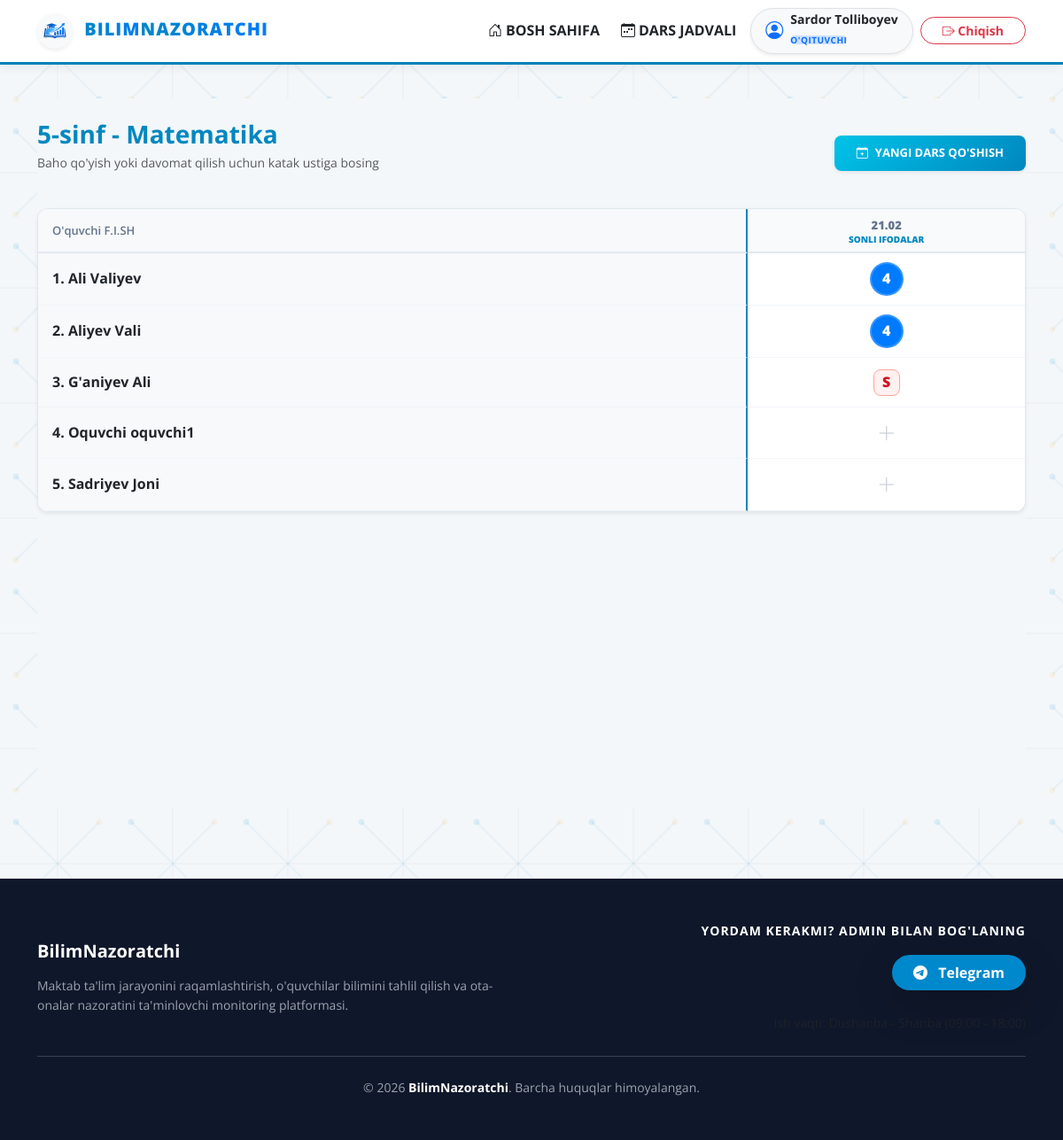
Before: /oqituvchi/jurnal/1/ (signed in) with the older database file.
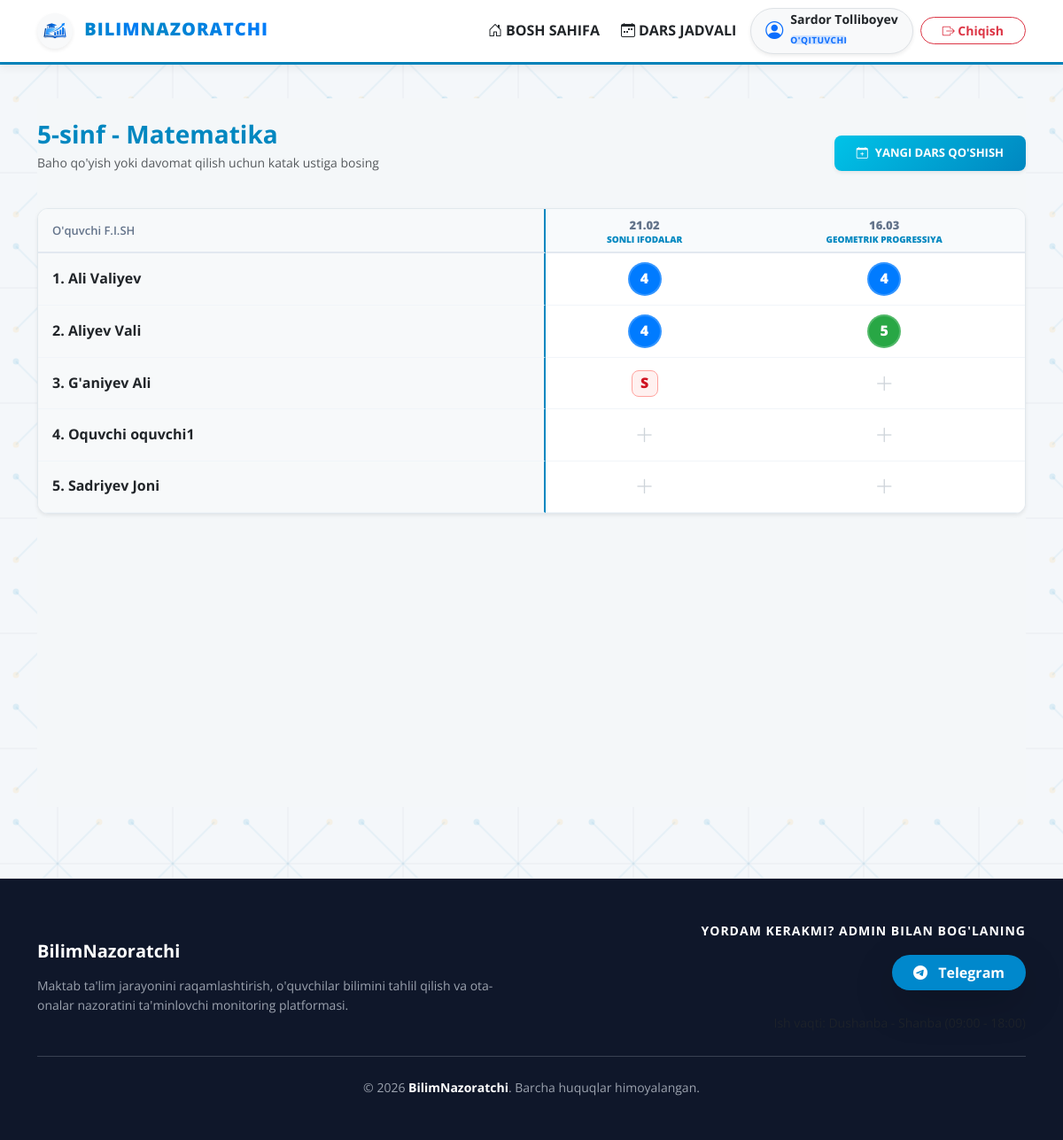
After: the same page with the newer database file.
### apps/hisoblar/models.py (models this page shows, shortened)
class Foydalanuvchi(AbstractUser):
    username = models.CharField(
        "Foydalanuvchi nomi (Login)",
        max_length=150,  # Django standarti bo'yicha 150 belgi
        unique=True,
        help_text="Majburiy. 150 tagacha belgi. Faqat harflar, raqamlar va @/./+/-/_ belgilari ruxsat etiladi.",
        validators=[UnicodeUsernameValidator()],
        error_messages={
            'unique': "Bunday foydalanuvchi nomi tizimda allaqachon mavjud. Iltimos, boshqa nom tanlang.",
        },
    )
    first_name = models.CharField("Ismi", max_length=150, blank=True)
    last_name = models.CharField("Familiyasi", max_length=150, blank=True)
    email = models.EmailField("Elektron pochta manzili", blank=True)
    is_active = models.BooleanField(
        "Faol",
        default=True,
        help_text="Foydalanuvchi faol bo'lsa, tizimdan foydalanishi mumkin. O'chirish o'rniga faolsizlantiring.",
    )
    is_staff = models.BooleanField(
        "Xodim holati",
        default=False,
        help_text="Belgilansa, foydalanuvchi admin (boshqaruv) paneliga kira oladi.",
    )
    is_superuser = models.BooleanField(
        "Super-admin holati",
        default=False,
        help_text="Belgilansa, foydalanuvchi barcha huquqlarga ega bo'ladi (alohida ruxsat berish shart emas).",
    )
    last_login = models.DateTimeField("Oxirgi kirish", blank=True, null=True)
    date_joined = models.DateTimeField("Ro'yxatdan o'tgan sana", default=timezone.now)
    ROL_TANLOVI = (
        ('admin', 'Administrator'),
        ('oqituvchi', "O'qituvchi"),
        ('oquvchi', "O'quvchi"),
        ('ota_ona', 'Ota-ona'),
    )
    rol = models.CharField(
        "Tizimdagi vazifasi",
        max_length=20,
        choices=ROL_TANLOVI,
        default='oquvchi',
        help_text="Foydalanuvchining saytdagi vakolatlarini belgilaydi."
    )
    telefon = models.CharField(
        "Telefon raqami",
        max_length=15,
        blank=True,
        null=True,
        help_text="Namuna: +998901234567"
    )
    telegram_id = models.CharField(
        "Telegram ID raqami",
        max_length=20,
        blank=True,
        null=True,
        help_text="Telegram bot orqali bildirishnomalar yuborish uchun kerak."
    )
    sinf = models.ForeignKey(
        'talim.Sinf',
        on_delete=models.SET_NULL,
        null=True,
        blank=True,
        related_name='sinfdagi_oquvchilar',
        verbose_name="Sinfi",
        help_text="O'quvchi qaysi sinfda o'qishini belgilang."
    )
    farzandi = models.ForeignKey(
        'self',
        on_delete=models.SET_NULL,
        null=True,
        blank=True,
        limit_choices_to={'rol': 'oquvchi'},  # Faqat o'quvchilarni tanlash imkoni
        related_name='ota_onasi',
        verbose_name="Biriktirilgan farzandi (O'quvchi)",
        help_text="Faqat ota-ona foydalanuvchisi uchun farzandini tanlang."
    )
    groups = models.ManyToManyField(
        "auth.Group",
        verbose_name="Guruhlar",
        blank=True,
        help_text="Foydalanuvchi biriktirilgan guruhlar ro'yxati.",
        related_name="user_set",
        related_query_name="user",
    )
    user_permissions = models.ManyToManyField(
        "auth.Permission",
        verbose_name="Foydalanuvchi huquqlari",
        blank=True,
        help_text="Ushbu foydalanuvchiga bevosita berilgan huquqlar.",
        related_name="user_set",
        related_query_name="user",
    )
    class Meta:
        db_table = 'foydalanuvchilar'  # Ma'lumotlar bazasidagi jadval nomi
        verbose_name = "Foydalanuvchi"
        verbose_name_plural = "Foydalanuvchilar"
        ordering = ['-date_joined']

### apps/talim/models.py (models this page shows, shortened)
class Taqsimot(models.Model):
    HAFTA_KUNLARI = (
        ("1", "Dushanba"),
        ("2", "Seshanba"),
        ("3", "Chorshanba"),
        ("4", "Payshanba"),
        ("5", "Juma"),
        ("6", "Shanba"),
    )
    oqituvchi = models.ForeignKey(
        settings.AUTH_USER_MODEL,
        on_delete=models.CASCADE,
        limit_choices_to={"rol": "oqituvchi"},
        related_name="biriktirilgan_darslari",
        verbose_name="Mas'ul o'qituvchi",
    )
    sinf = models.ForeignKey(
        Sinf,
        on_delete=models.CASCADE,
        related_name="dars_jadvali",
        verbose_name="Sinf",
    )
    fan = models.ForeignKey(Fan, on_delete=models.CASCADE, verbose_name="Fan")
    kun = models.CharField("Hafta kuni", max_length=1, choices=HAFTA_KUNLARI)
    soat = models.TimeField("Dars boshlanish vaqti")
    class Meta:
        db_table = "dars_taqsimotlari"
        verbose_name = "Dars taqsimoti"
        verbose_name_plural = "Darslar taqsimoti"
        unique_together = ("sinf", "kun", "soat")

class Sinf(models.Model):
    nomi = models.CharField("Sinf nomi", max_length=50, unique=True, help_text="Masalan: 9-A")
    SMENA_TANLOVI = (
        ("1", "1-smena (08:00-13:00)"),
        ("2", "2-smena (13:00-17:55)"),
    )
    smena = models.CharField(
        "Smena",
        max_length=1,
        choices=SMENA_TANLOVI,
        default="1",
        help_text="Sinf qaysi smenada o'qishini tanlang.",
    )
    class Meta:
        db_table = "sinflar"
        verbose_name = "Sinf"
        verbose_name_plural = "Sinflar"
        ordering = ["nomi"]

class Fan(models.Model):
    nomi = models.CharField("Fan nomi", max_length=100, unique=True)
    class Meta:
        db_table = "fanlar"
        verbose_name = "Fan"
        verbose_name_plural = "Fanlar"
        ordering = ["nomi"]

class Mavzu(models.Model):
    taqsimot = models.ForeignKey(
        Taqsimot,
        on_delete=models.CASCADE,
        related_name="mavzulari",
        verbose_name="Dars jadvali bandi",
    )
    mavzu_nomi = models.CharField("Dars mavzusi", max_length=255)
    uy_vazifasi = models.TextField("Uyga vazifa", blank=True, null=True)
    sana = models.DateField("Dars o'tilgan sana")
    class Meta:
        db_table = "dars_mavzulari"
        verbose_name = "Dars mavzusi"
        verbose_name_plural = "Dars mavzulari"
        unique_together = ("taqsimot", "sana")

class Baho(models.Model):
    oquvchi = models.ForeignKey(
        settings.AUTH_USER_MODEL,
        on_delete=models.CASCADE,
        related_name="baholari",
        limit_choices_to={"rol": "oquvchi"},
        verbose_name="O'quvchi",
    )
    mavzu = models.ForeignKey(
        Mavzu,
        on_delete=models.CASCADE,
        related_name="baholar_ruyxati",
        verbose_name="Dars mavzusi",
    )
    qiymati = models.PositiveSmallIntegerField(
        "Baho",
        validators=[MinValueValidator(1), MaxValueValidator(5)],
        help_text="1 dan 5 gacha bo'lgan raqam",
    )
    izoh = models.CharField("O'qituvchi fikri", max_length=255, blank=True, null=True)
    class Meta:
        db_table = "baholar"
        verbose_name = "Baho"
        verbose_name_plural = "Baholar"
        unique_together = ("oquvchi", "mavzu")

### apps/talim/views.py (the view, shortened to what this page needs)
# urls.py: path('oqituvchi/jurnal/<int:taqsimot_id>/', oqituvchi_jurnal_view, name='jurnal'),
@login_required
def oqituvchi_jurnal_view(request, taqsimot_id):
    foydalanuvchi = request.user
    if foydalanuvchi.rol != 'oqituvchi' and not foydalanuvchi.is_staff:
        return redirect('talim:bosh_sahifa')
    if foydalanuvchi.is_staff and foydalanuvchi.rol != 'oqituvchi':
        taqsimot = get_object_or_404(Taqsimot, id=taqsimot_id)
    else:
        taqsimot = get_object_or_404(Taqsimot, id=taqsimot_id, oqituvchi=foydalanuvchi)
    sinf_oquvchilari = Foydalanuvchi.objects.filter(sinf=taqsimot.sinf, rol='oquvchi').order_by('first_name')
    mavzular = Mavzu.objects.filter(taqsimot=taqsimot).order_by('sana')
    for oquvchi in sinf_oquvchilari:
        baho_lugati = {}
        for b in Baho.objects.filter(oquvchi=oquvchi, mavzu__taqsimot=taqsimot):
            baho_lugati[b.mavzu_id] = b
        oquvchi.tayyor_baholar = baho_lugati
        davomat_lugati = {}
        for d in Davomat.objects.filter(oquvchi=oquvchi, mavzu__taqsimot=taqsimot):
            davomat_lugati[d.mavzu_id] = d
        oquvchi.tayyor_davomat = davomat_lugati
    return render(request, 'oqituvchi/jurnal.html', {
        'taqsimot': taqsimot,
        'oquvchilar': sinf_oquvchilari,
        'mavzular': mavzular,
    })

### templates/oqituvchi/jurnal.html (shortened to what this page needs)
{% extends 'base.html' %}
{% load static %}
{% load custom_filters %}
{% block extra_css %}
    <link rel="stylesheet" href="{% static 'css/oqituvchi.css' %}?v=20260317">
{% endblock %}
{% block content %}
<div class="jurnal-page py-4">
    <div class="d-flex justify-content-between align-items-center mb-4">
        <div>
            <h3 class="fw-bold mb-1" style="color: var(--em-blue);">
                {{ taqsimot.sinf.nomi }} - {{ taqsimot.fan.nomi }}
            </h3>
            <p class="text-muted small">Baho qo'yish yoki davomat qilish uchun katak ustiga bosing</p>
        </div>
        <button class="btn btn-em-primary shadow-sm" data-bs-toggle="modal" data-bs-target="#yangiMavzuModal">
            <i class="bi bi-calendar-plus me-2"></i>Yangi dars qo'shish
        </button>
    </div>
    <div class="jurnal-card shadow-sm">
        <div class="table-responsive jurnal-table-wrap">
            <table class="table table-jurnal mb-0">
                <thead>
                    <tr>
                        <th class="sticky-col align-middle px-3">O'quvchi F.I.SH</th>
                        {% for mavzu in mavzular %}
                        <th class="mavzu-cell py-2">
                            <span>{{ mavzu.sana|date:"d.m" }}</span><br>
                            <small class="mavzu-title" title="{{ mavzu.mavzu_nomi }}">{{ mavzu.mavzu_nomi }}</small>
                        </th>
                        {% endfor %}
                    </tr>
                </thead>
                <tbody>
                    {% for oquvchi in oquvchilar %}
                    <tr>
                        <td class="sticky-col text-start ps-3 fw-bold text-dark" title="{{ oquvchi.get_full_name|default:oquvchi.username }}">
                            {{ forloop.counter }}. {{ oquvchi.get_full_name|default:oquvchi.username }}
                        </td>
                        {% for mavzu in mavzular %}
                        <td>
                            {% with baho=oquvchi.tayyor_baholar|get_item:mavzu.id davomat=oquvchi.tayyor_davomat|get_item:mavzu.id %}
                                {% if baho %}
                                    <div class="grade-badge grade-{{ baho.qiymati }}"
                                         data-bs-toggle="modal" data-bs-target="#bahoModal{{ oquvchi.id }}_{{ mavzu.id }}">
                                        {{ baho.qiymati }}
                                    </div>
                                {% elif davomat and not davomat.keldi %}
                                    <div class="attendance-absent"
                                         data-bs-toggle="modal" data-bs-target="#bahoModal{{ oquvchi.id }}_{{ mavzu.id }}">
                                        S
                                    </div>
                                {% else %}
                                    <button class="btn-add-grade" data-bs-toggle="modal" data-bs-target="#bahoModal{{ oquvchi.id }}_{{ mavzu.id }}">
                                        <i class="bi bi-plus-lg"></i>
                                    </button>
                                {% endif %}
                            {% endwith %}
                        </td>
                        {% endfor %}
                    </tr>
                    {% endfor %}
                </tbody>
            </table>
        </div>
    </div>
</div>
{% endblock %}

### templates/base.html (shortened to what this page needs)
{% load static %}
<!DOCTYPE html>
<html lang="uz">
<head>
    <link href="https://cdn.jsdelivr.net/npm/bootstrap@5.3.0/dist/css/bootstrap.min.css" rel="stylesheet">
    <link rel="stylesheet" href="https://cdn.jsdelivr.net/npm/bootstrap-icons@1.11.1/font/bootstrap-icons.css">
    <link rel="stylesheet" href="{% static 'css/style.css' %}?v=20260316">
    {% block extra_css %}{% endblock %}
</head>
<body class="d-flex flex-column min-vh-100">
    <header class="sticky-top">
        {% include 'include/navbar.html' %}
    </header>
    <main class="flex-grow-1">
        <div class="container mt-2 bn-page">
            {% block content %}{% endblock %}
        </div>
    </main>
    {% include 'include/footer.html' %}
</body>
</html>

### templates/include/navbar.html (shortened to what this page needs)
{% load static %}
<nav class="navbar navbar-expand-lg navbar-em shadow-sm">
  <div class="container">
    <a class="navbar-brand fw-bold text-dark bn-brand"
       href="{% if user.is_authenticated %}{% url 'talim:bosh_sahifa' %}{% else %}{% url 'talim:landing' %}{% endif %}">
      <img src="{% static 'img/logo.png' %}" alt="Logo" width="40" height="40"
           class="me-2 rounded-circle bg-light p-1 shadow-sm">
      <span class="bn-brand-a">BILIM</span><span class="bn-brand-b">NAZORATCHI</span>
    </a>
    <div class="collapse navbar-collapse" id="bilimNavbar">
      <ul class="navbar-nav ms-auto align-items-center gap-2">
        <li class="nav-item">
          <a class="nav-link text-dark fw-bold d-flex align-items-center" href="{% url 'talim:landing' %}">
            <i class="bi bi-house-door me-1"></i>
            BOSH SAHIFA
          </a>
        </li>
        {% if user.is_authenticated %}
          <li class="nav-item">
            <a class="nav-link text-dark fw-bold d-flex align-items-center" href="{% url 'talim:haftalik_dars_jadvali' %}">
              <i class="bi bi-calendar-week me-1"></i>
              DARS JADVALI
            </a>
          </li>
          <li class="nav-item">
            <div class="d-flex align-items-center bg-light px-3 py-1 rounded-pill border shadow-sm">
              <i class="bi bi-person-circle text-primary me-2 fs-5"></i>
              <div class="text-start">
                <span class="d-block fw-bold small text-dark bn-user-name">
                  {{ user.get_full_name|default:user.username }}
                </span>
                <span class="badge bg-primary-subtle text-primary p-0 small bn-role-badge">
                  {{ user.get_rol_display }}
                </span>
              </div>
            </div>
          </li>
          <li class="nav-item">
            <form action="{% url 'hisoblar:logout' %}" method="post" class="d-inline">
              <button type="submit" class="btn btn-sm btn-outline-danger px-4 rounded-pill fw-bold">
                <i class="bi bi-box-arrow-right"></i>
                Chiqish
              </button>
            </form>
          </li>
        {% else %}
          <li class="nav-item">
            <a class="btn btn-em-primary px-4 rounded-pill fw-bold shadow-sm" href="{% url 'hisoblar:login' %}">
              Kirish
            </a>
          </li>
        {% endif %}
      </ul>
    </div>
  </div>
</nav>

### templates/include/footer.html
<footer class="footer-main py-5 border-top">
  <div class="container">
    <div class="row align-items-center">
      <div class="col-md-6 text-center text-md-start mb-4 mb-md-0">
        <h5 class="fw-bold text-white mb-3">BilimNazoratchi</h5>
        <p class="small mb-0 footer-text">
          Maktab ta'lim jarayonini raqamlashtirish, o'quvchilar bilimini tahlil qilish va ota-onalar nazoratini
          ta'minlovchi monitoring platformasi.
        </p>
      </div>
      <div class="col-md-6 text-center text-md-end">
        <p class="text-white small mb-3 fw-bold text-uppercase footer-kicker">Yordam kerakmi? Admin bilan bog'laning</p>
        <a href="https://t.me/Sardor_Tolliboyev" target="_blank" rel="noopener"
           class="btn btn-primary px-4 py-2 rounded-pill fw-bold shadow-lg footer-telegram-btn">
          <i class="bi bi-telegram me-2"></i> Telegram
        </a>
        <div class="mt-4">
          <small class="text-muted">Ish vaqti: Dushanba - Shanba (09:00 - 18:00)</small>
        </div>
      </div>
    </div>
    <hr class="my-4 footer-divider">
    <div class="row small text-center">
      <div class="col-12">
        <p class="mb-0 footer-copy">
          &copy; 2026 <span class="text-white fw-bold">BilimNazoratchi</span>. Barcha huquqlar himoyalangan.
        </p>
      </div>
    </div>
  </div>
</footer>

Changed rows visible on the page:
added Mavzu: sana "16.03", mavzu_nomi "GEOMETRIK PROGRESSIYA"
added Baho: qiymati "4"
added Baho: qiymati "5"
